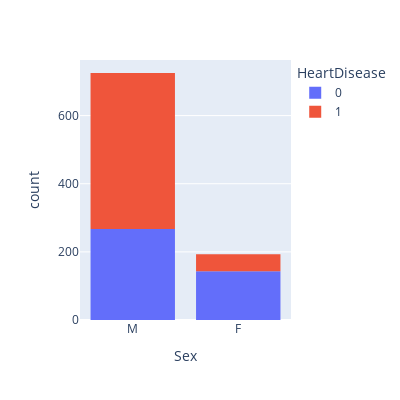

Notebook code cell kept with this figure:
### Code cell
import plotly.express as px
fig = px.histogram(df, x="Sex", color="HeartDisease",width=400, height=400)
fig.show()

### Figure 1 — Plotly figure (JSON) as saved in the notebook; plotly's stock layout.template omitted (floating-point values rounded to 4 significant figures; data arrays with more than 128 entries replaced by an {"elided": "..."} marker saying what was removed)
{"data": [{"alignmentgroup": "True", "bingroup": "x", "hovertemplate": "HeartDisease=0<br>Sex=%{x}<br>count=%{y}<extra></extra>", "legendgroup": "0", "marker": {"color": "#636efa", "pattern": {"shape": ""}}, "name": "0", "offsetgroup": "0", "orientation": "v", "showlegend": true, "type": "histogram", "x": {"elided": "410 str values"}, "xaxis": "x", "yaxis": "y"}, {"alignmentgroup": "True", "bingroup": "x", "hovertemplate": "HeartDisease=1<br>Sex=%{x}<br>count=%{y}<extra></extra>", "legendgroup": "1", "marker": {"color": "#EF553B", "pattern": {"shape": ""}}, "name": "1", "offsetgroup": "1", "orientation": "v", "showlegend": true, "type": "histogram", "x": {"elided": "508 str values"}, "xaxis": "x", "yaxis": "y"}], "layout": {"barmode": "relative", "height": 400, "legend": {"title": {"text": "HeartDisease"}, "tracegroupgap": 0}, "margin": {"t": 60}, "width": 400, "xaxis": {"anchor": "y", "domain": [0, 1], "title": {"text": "Sex"}}, "yaxis": {"anchor": "x", "domain": [0, 1], "title": {"text": "count"}}}}
